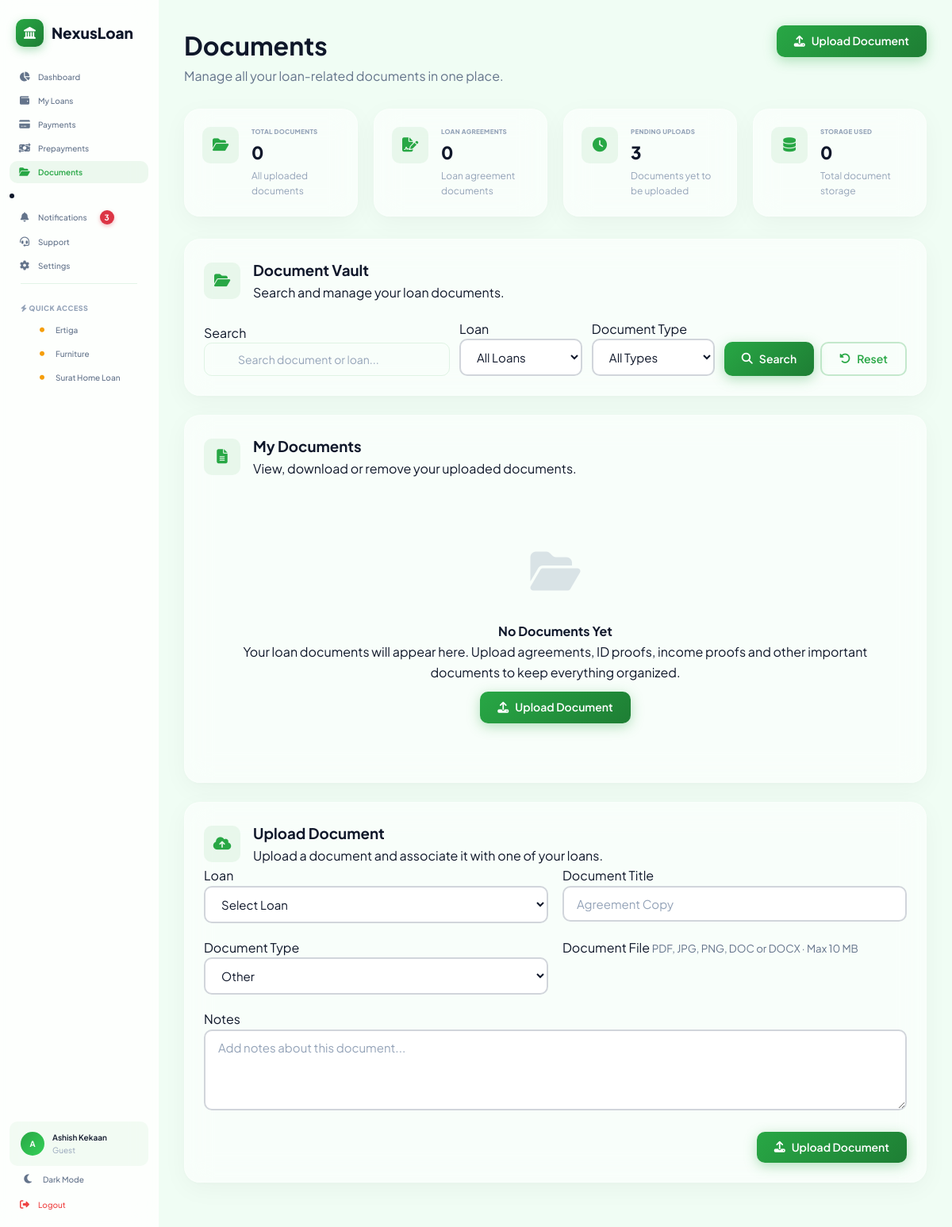
The app's page /documents/ (signed in), older data.
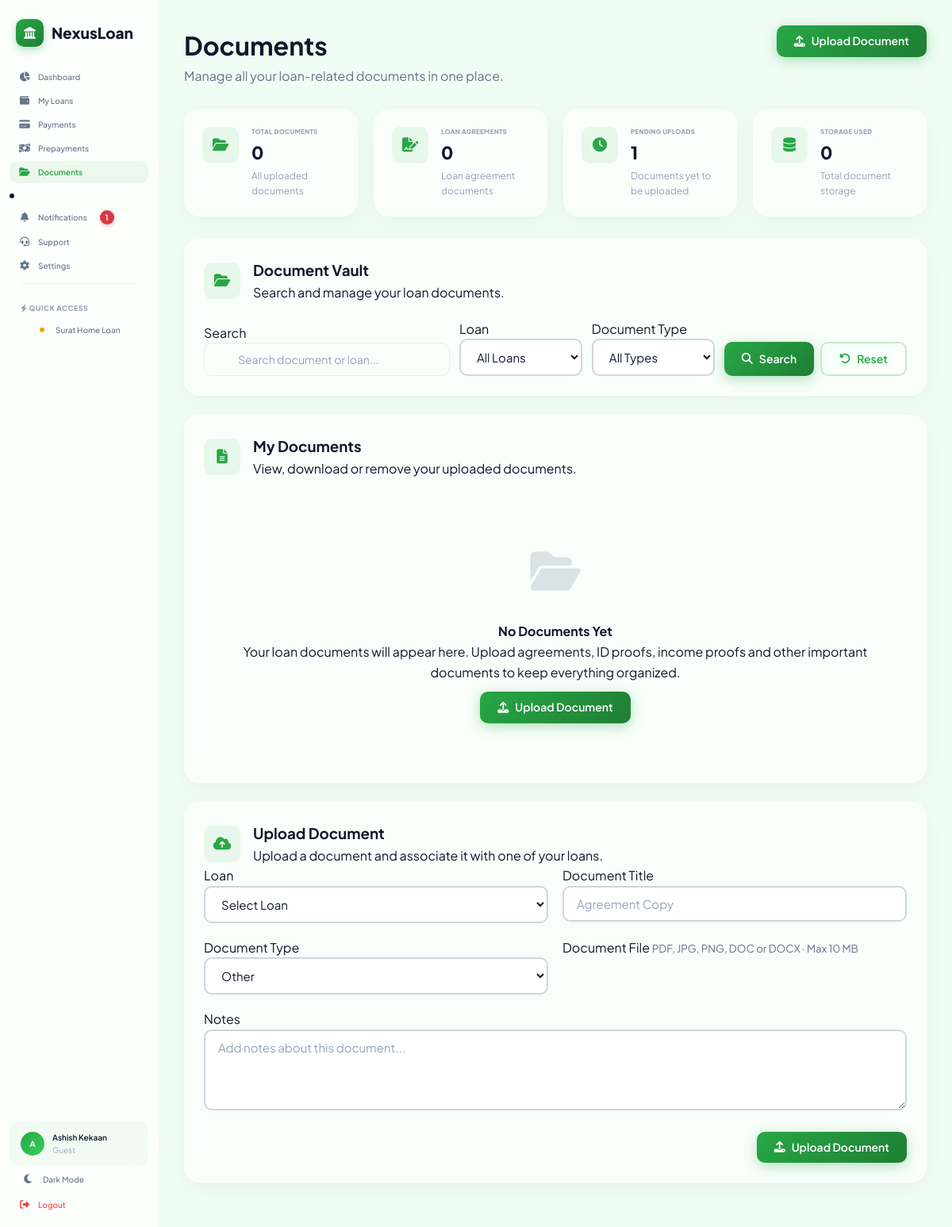
The same page, newer data.
### loans/models.py (models this page shows, shortened)
class Loan(models.Model):
    STATUS_CHOICES = [
        ("active", "Active"),
        ("closed", "Closed"),
        ("default", "Default"),
    ]
    LOAN_TYPE_CHOICES = [
        ("home", "Home Loan"),
        ("car", "Car Loan"),
        ("education", "Education Loan"),
        ("personal", "Personal Loan"),
        ("business", "Business Loan"),
        ("gold", "Gold Loan"),
        ("other", "Other"),
    ]
    EMI_FREQUENCY_CHOICES = [
        ("monthly", "Monthly"),
        ("quarterly", "Quarterly"),
        ("half_yearly", "Half Yearly"),
        ("yearly", "Yearly"),
    ]
    user = models.ForeignKey(
        settings.AUTH_USER_MODEL, on_delete=models.CASCADE, related_name="loans"
    )
    loan_name = models.CharField(max_length=200)
    loan_type = models.CharField(
        max_length=20, choices=LOAN_TYPE_CHOICES, default="home"
    )
    amount = models.DecimalField(max_digits=15, decimal_places=2)
    interest_rate = models.DecimalField(max_digits=5, decimal_places=2)
    tenure_years = models.PositiveIntegerField()
    emi = models.DecimalField(max_digits=15, decimal_places=2)
    start_date = models.DateField()
    first_emi_date = models.DateField(
        null=True,
        blank=True,
        help_text="Date on which first EMI will be deducted.",
    )
    emi_frequency = models.CharField(
        max_length=20, choices=EMI_FREQUENCY_CHOICES, default="monthly"
    )
    auto_debit = models.BooleanField(
        default=True, help_text="Automatically deduct EMI on due date."
    )
    status = models.CharField(max_length=20, choices=STATUS_CHOICES, default="active")
    closed_date = models.DateField(null=True, blank=True)
    remaining_balance = models.DecimalField(max_digits=15, decimal_places=2, default=0)
    total_interest_paid = models.DecimalField(
        max_digits=15, decimal_places=2, default=0
    )
    is_public = models.BooleanField(
        default=False, help_text="Make visible to lenders for investment"
    )
    funded_amount = models.DecimalField(max_digits=15, decimal_places=2, default=0)
    created_at = models.DateTimeField(auto_now_add=True)
    updated_at = models.DateTimeField(auto_now=True)
    class Meta:
        ordering = ["-created_at"]
        verbose_name = "Loan"
        verbose_name_plural = "Loans"

### loans/views.py (the view)
# urls.py: path("documents/", documents_dashboard, name="documents_dashboard"),
@login_required
def documents_dashboard(request):
    loans = Loan.objects.filter(user=request.user).order_by("loan_name")
    documents = (
        LoanDocument.objects.filter(loan__user=request.user)
        .select_related("loan")
        .order_by("-uploaded_at")
    )
    search = request.GET.get("search", "").strip()
    if search:
        documents = documents.filter(
            Q(title__icontains=search) | Q(loan__loan_name__icontains=search)
        )
    loan_id = request.GET.get("loan")
    if loan_id:
        documents = documents.filter(loan_id=loan_id, loan__user=request.user)
    doc_type = request.GET.get("doc_type")
    if doc_type:
        documents = documents.filter(doc_type=doc_type)
    all_documents = LoanDocument.objects.filter(loan__user=request.user)
    total_documents = all_documents.count()
    loan_agreements = all_documents.filter(doc_type="agreement").count()
    pending_uploads = loans.filter(documents__isnull=True).count()
    storage_used = all_documents.aggregate(total=Sum("file_size"))["total"] or 0
    paginator = Paginator(documents, 12)
    page_number = request.GET.get("page")
    page_obj = paginator.get_page(page_number)
    form = LoanDocumentForm()
    context = {
        "page_title": "Documents",
        "documents": page_obj,
        "page_obj": page_obj,
        "loans": loans,
        "form": form,
        "total_documents": total_documents,
        "loan_agreements": loan_agreements,
        "pending_uploads": pending_uploads,
        "storage_used": storage_used,
        "search": search,
        "selected_loan": loan_id,
        "selected_doc_type": doc_type,
        "doc_types": LoanDocument.DOC_TYPES,
    }
    return render(request, "loans/documents_dashboard.html", context)

### loans/forms.py (shortened to what this page needs)
class LoanDocumentForm(forms.ModelForm):
    class Meta:
        model = LoanDocument
        fields = ["title", "doc_type", "file", "notes"]
        widgets = {
            "title": forms.TextInput(
                attrs={"class": "form-input", "placeholder": "Agreement Copy"}
            ),
            "doc_type": forms.Select(attrs={"class": "form-input"}),
            "file": forms.FileInput(
                attrs={
                    "class": "form-input",
                    "accept": ".pdf,.jpg,.jpeg,.png,.doc,.docx",
                }
            ),
            "notes": forms.Textarea(
                attrs={
                    "class": "form-input",
                    "placeholder": "Add notes about this document...",
                    "rows": 4,
                }
            ),
        }

### templates/loans/documents_dashboard.html (shortened to what the changed rows need)
{% extends 'app_layout.html' %}
{% load static %}
{% block app_content %}
<div class="page-header">
    <div>
        <h1>Documents</h1>
    </div>
</div>
<div class="summary-grid">
    <div class="summary-card glass-card">
        <div class="sc-info">
            <span class="sc-label">Pending Uploads</span>
            <span class="sc-value">{{ pending_uploads }}</span>
            <span class="sc-sub">Documents yet to be uploaded</span>
        </div>
    </div>
</div>
{% endblock %}

### templates/app_layout.html (shortened to what the changed rows need)
{% extends 'base.html' %}
{% load static %}
{% block content %}
<div class="app-layout">
    <aside class="sidebar" id="sidebar">
        <nav class="sidebar-nav">
            {% if not request.user.is_staff %}
                <li>
                    <a href="{% url 'notifications_dashboard' %}" class="nav-item {% if request.resolver_match.url_name == 'notifications_dashboard' %}active{% endif %}">
                        <i class="fas fa-bell"></i>
                        <span>Notifications</span>
                        {% if header_unread_notifications > 0 %}
                            <span class="notification-badge">{{ header_unread_notifications }}</span>
                        {% endif %}
                    </a>
                </li>
            {% endif %}
            {% if loans %}
                {% for loan in loans %}
                    {% if loan.status == 'active' %}
                        <a href="{% url 'loan_detail' loan.pk %}" class="nav-item nav-sub {% if request.resolver_match.url_name == 'loan_detail' and request.resolver_match.kwargs.pk|slugify == loan.pk|slugify %}active{% endif %}">
                            <i class="fas fa-circle" style="font-size:6px; color: var(--accent);"></i>
                            <span>{{ loan.loan_name|truncatechars:18 }}</span>
                        </a>
                    {% endif %}
                {% endfor %}
            {% endif %}
        </nav>
    </aside>
    <main class="main-content">
        {% block app_content %}{% endblock %}
    </main>
</div>
{% endblock %}

Row changes from the older to the newer data that the page shows:
removed Loan: loan_name "Ertiga"
removed Loan: loan_name "Furniture"
Text that changed along with them:
{{ header_unread_notifications }}: "3" → "1"
{{ pending_uploads }}: "3" → "1"
